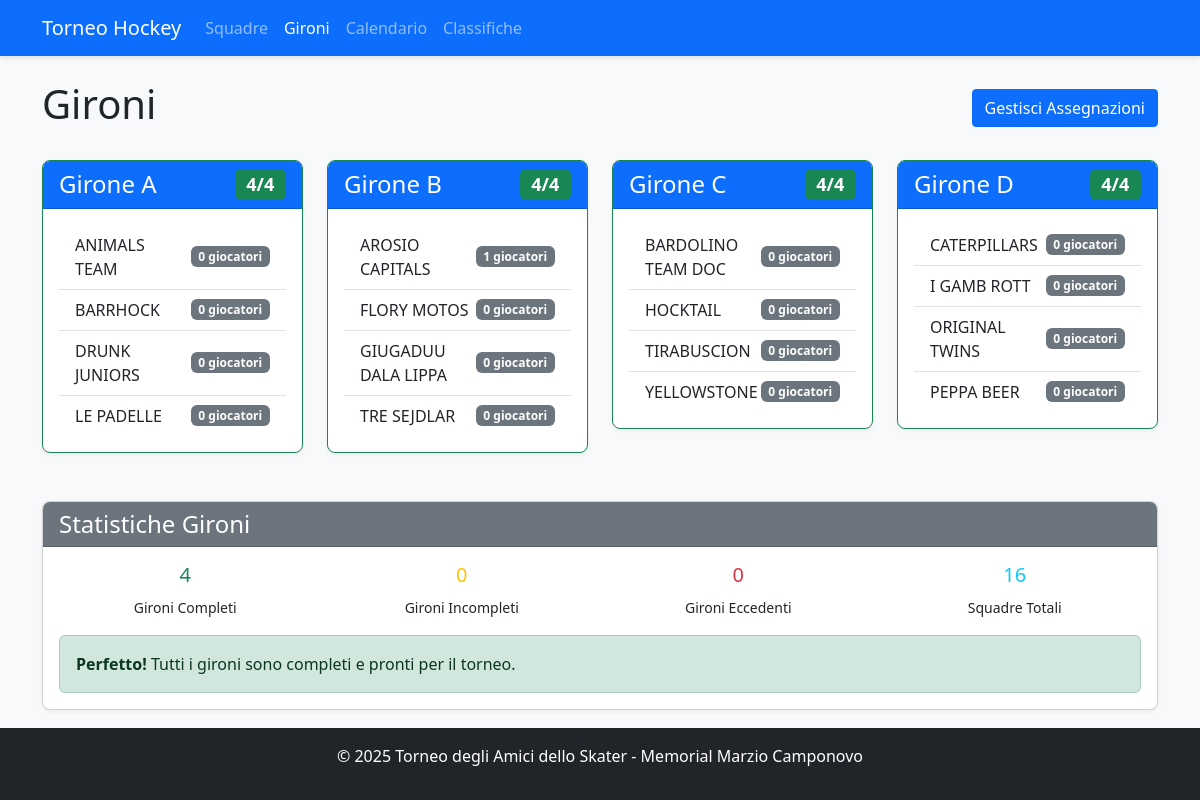
Before: /groups with the older database file.
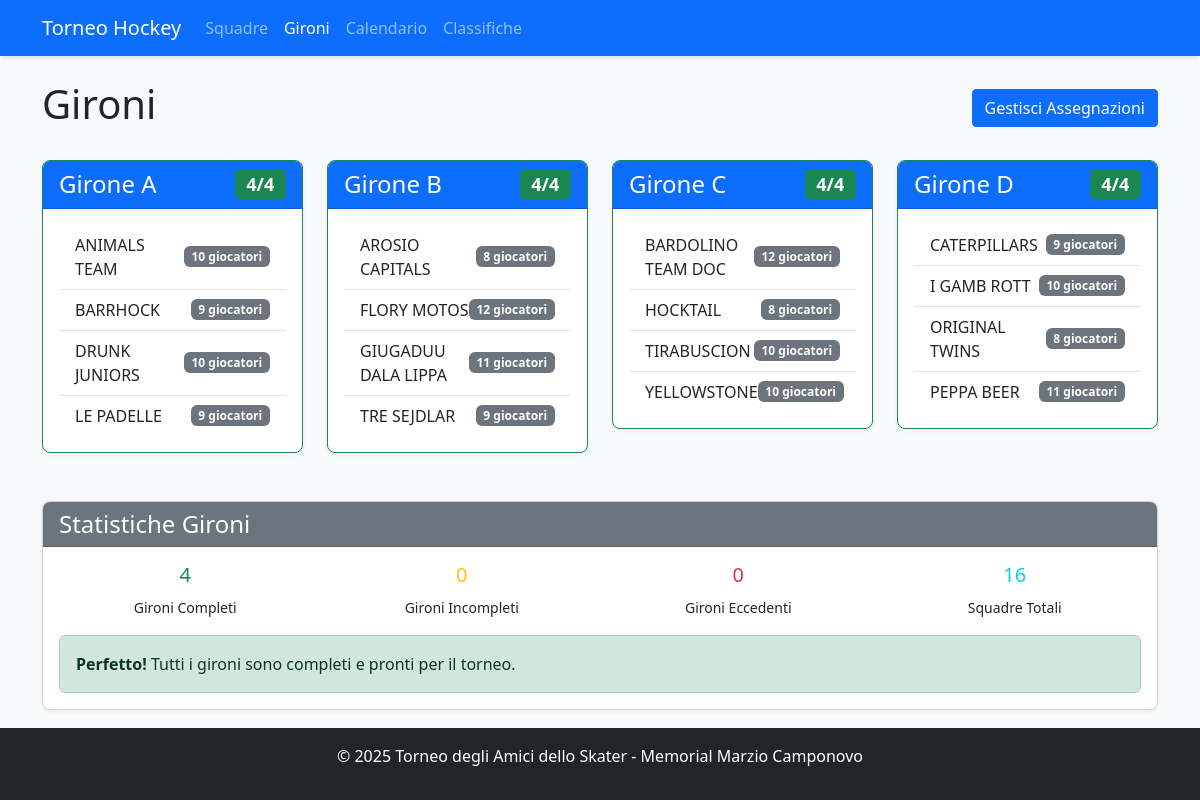
After: the same page with the newer database file.
### app.py (models this page shows, shortened)
class Team(db.Model):
    id = db.Column(db.Integer, primary_key=True)
    name = db.Column(db.String(100), nullable=False, unique=True)
    group = db.Column(db.String(1))  # A, B, C, or D
    players = db.relationship('Player', backref='team', lazy=True)
    matches = db.relationship(
        'Match',
        primaryjoin="or_(Team.id == Match.team1_id, Team.id == Match.team2_id)",
        lazy=True,
        overlaps="team1,team2"
    )
    wins = db.Column(db.Integer, default=0)
    losses = db.Column(db.Integer, default=0)
    draws = db.Column(db.Integer, default=0)
    goals_for = db.Column(db.Integer, default=0)
    goals_against = db.Column(db.Integer, default=0)
    points = db.Column(db.Integer, default=0)

### app.py (the view)
@app.route('/groups')
def groups():
    groups = {}
    all_teams = Team.query.all()
    for group in ['A', 'B', 'C', 'D']:
        teams = Team.query.filter_by(group=group).order_by(Team.name).all()
        groups[group] = teams
    groups_stats = {
        'complete': sum(1 for group in ['A', 'B', 'C', 'D'] if len(groups[group]) == 4),
        'incomplete': sum(1 for group in ['A', 'B', 'C', 'D'] if 0 < len(groups[group]) < 4),
        'overfull': sum(1 for group in ['A', 'B', 'C', 'D'] if len(groups[group]) > 4),
        'total_teams': len(all_teams)
    }
    return render_template('groups.html', groups=groups, all_teams=all_teams, groups_stats=groups_stats)

### app.py (called while the page is built)
def format_tournament_dates():
    dates = get_tournament_dates()
    formatted = {}
    for key, date_obj in dates.items():
        formatted[key] = {
            'date': date_obj,
            'formatted': date_obj.strftime('%d/%m/%Y'),
            'day_name': date_obj.strftime('%A'),
            'day_name_it': {
                'Monday': 'Lunedì',
                'Tuesday': 'Martedì',
                'Wednesday': 'Mercoledì',
                'Thursday': 'Giovedì',
                'Friday': 'Venerdì',
                'Saturday': 'Sabato',
                'Sunday': 'Domenica'
            }.get(date_obj.strftime('%A'), date_obj.strftime('%A'))
        }
    return formatted

### templates/groups.html (shortened to what the changed rows need)
<!DOCTYPE html>
<html lang="it">
<head>
    <link rel="stylesheet" href="https://cdn.jsdelivr.net/npm/bootstrap@5.3.0/dist/css/bootstrap.min.css">
    <link rel="stylesheet" href="{{ url_for('static', filename='style.css') }}">
</head>
<body class="d-flex flex-column min-vh-100">
    <div class="container mt-4">
        <div class="d-flex justify-content-between align-items-center">
            <h1>Gironi</h1>
        </div>
        <div class="row mt-4">
            {% for group in ['A', 'B', 'C', 'D'] %}
                {% set group_teams = groups[group] %}
                <div class="col-md-3 mb-4">
                    <div class="card {% if group_teams|length == 4 %}border-success{% elif group_teams|length > 4 %}border-danger{% else %}border-warning{% endif %}">
                        <div class="card-header bg-primary text-white">
                            <h4 class="mb-0 d-flex justify-content-between align-items-center">
                                Girone {{ group }}
                                <span class="badge {% if group_teams|length == 4 %}bg-success{% elif group_teams|length > 4 %}bg-danger{% else %}bg-warning{% endif %}">
                                    {{ group_teams|length }}/4
                                </span>
                            </h4>
                        </div>
                        <div class="card-body">
                            {% if group_teams %}
                                <ul class="list-group list-group-flush">
                                    {% for team in group_teams %}
                                        <li class="list-group-item d-flex justify-content-between align-items-center">
                                            {{ team.name }}
                                            <span class="badge bg-secondary">{{ team.players|length }} giocatori</span>
                                        </li>
                                    {% endfor %}
                                </ul>
                            {% else %}
                                <div class="text-center text-muted">
                                    <i class="fas fa-users"></i>
                                    <p class="mt-2">Nessuna squadra assegnata</p>
                                </div>
                            {% endif %}
                        </div>
                    </div>
                </div>
            {% endfor %}
        </div>
    </div>
</body>
</html>

Changed rows visible on the page:
changed Team "ANIMALS TEAM": players|length "0" → "10"
changed Team "BARRHOCK": players|length "0" → "9"
changed Team "DRUNK JUNIORS": players|length "0" → "10"
changed Team "LE PADELLE": players|length "0" → "9"
changed Team "AROSIO CAPITALS": players|length "1" → "8"
changed Team "FLORY MOTOS": players|length "0" → "12"
changed Team "GIUGADUU DALA LIPPA": players|length "0" → "11"
changed Team "TRE SEJDLAR": players|length "0" → "9"
changed Team "BARDOLINO TEAM DOC": players|length "0" → "12"
changed Team "HOCKTAIL": players|length "0" → "8"
changed Team "TIRABUSCION": players|length "0" → "10"
changed Team "YELLOWSTONE": players|length "0" → "10"
changed Team "CATERPILLARS": players|length "0" → "9"
changed Team "I GAMB ROTT": players|length "0" → "10"
changed Team "ORIGINAL TWINS": players|length "0" → "8"
changed Team "PEPPA BEER": players|length "0" → "11"
